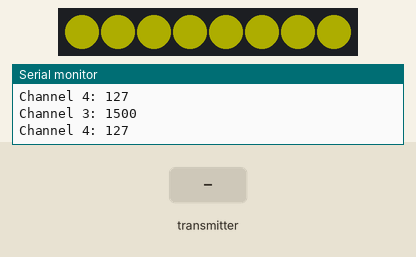
This sketch was run on a simulated Arduino Zero (SAMD21). On the bench: 8 RGB LEDs in strip order, left to right, the last lines printed to the serial monitor. Inputs (shaded band) come from the test bench. Dim RGB values are drawn brighter than linear.

Above: at 1.2 s.
1.3 s: the transmitter starts sending readChannel.2 = 1000
At 1.7 s:
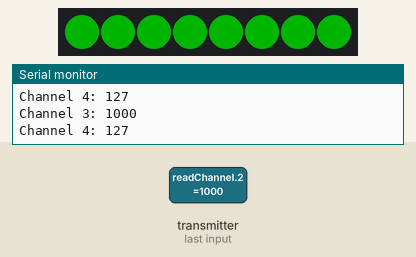
2.8 s: the transmitter starts sending readChannel.3 = 1000
At 4.0 s:
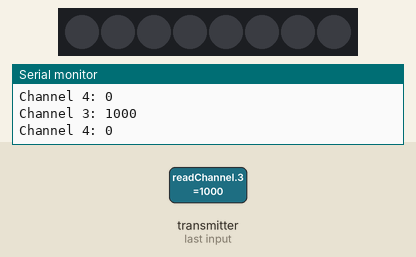
4.3 s: the transmitter starts sending readChannel.3 = 1250
At 5.0 s:
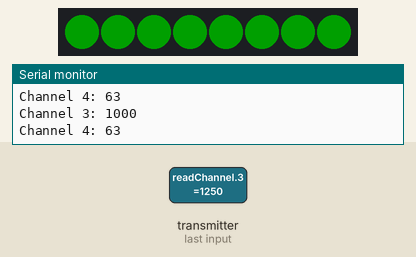
5.8 s: the transmitter starts sending readChannel.2 = 2000
At 6.3 s:
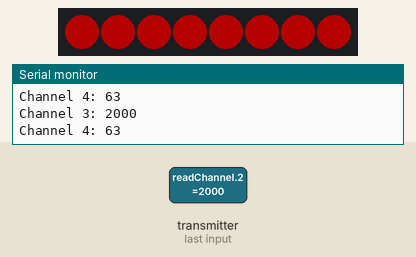
7.3 s: the transmitter starts sending readChannel.2 = 1250
At 7.6 s:
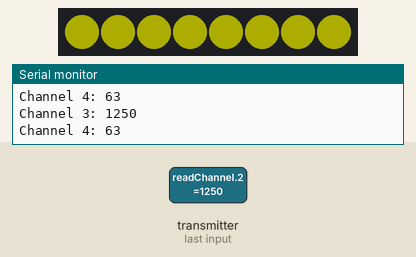
Timing chart, 0 to 9.8 s (numbered marks = the images above; inputs shaded):
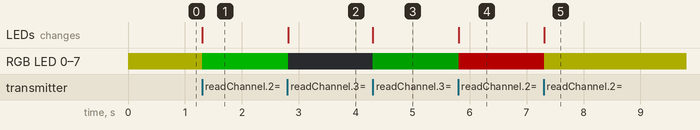

The sketch:

UNO_IBus_Test.ino
```cpp
// Uses code examples from https://gist.github.com/hsiboy/11545fd0241ab60b567d for FastLED
// Uses code examples from https://medium.com/@werneckpaiva/how-to-read-rc-signal-with-arduino-using-flysky-ibus-73448bc924eb for IBus

#include <IBusBM.h>
#include "FastLED.h" // FastLED library for WS2812 RGB Stick http://fastled.io/

//LED Vars
#define LED_PIN 3              // Arduino pin number LED strip is connected to
#define NUM_LEDS 8             // Number of LEDs in strip
#define COLOR_ORDER GRB         // LED Color order
#define LED_TYPE WS2812B        // LED Strip Type
#define MAX_BRIGHTNESS 255      // Thats full on, watch the power!
#define MIN_BRIGHTNESS 32       // Set to a minimum of 25%

CRGB leds[NUM_LEDS]; // FastLED Library Init

IBusBM ibusRc;

HardwareSerial& ibusRcSerial = Serial1;
Serial_ & debugSerial = SerialUSB;

void setup() {
  ibusRc.begin(ibusRcSerial, IBUSBM_NOTIMER);   // Initialize the IBus connection to the receiver
  debugSerial.begin(74880);

  FastLED.addLeds<LED_TYPE, LED_PIN, COLOR_ORDER>(leds, NUM_LEDS).setCorrection(TypicalLEDStrip);
  //FastLED.setBrightness(MAX_BRIGHTNESS);

  FastLED.clear(); // Clear the RGB Stick LEDs
  FastLED.setBrightness(50);
  FastLED.show();

  pinMode(LED_PIN, OUTPUT); // Set RGB Stick UNO pin to an OUTPUT
}

// Read the number of a given channel and convert to the range provided.
// If the channel is off, return the default value
int readChannel(byte channelInput, int minLimit, int maxLimit, int defaultValue){
  uint16_t ch = ibusRc.readChannel(channelInput);
  if (ch < 100) return defaultValue;
  return map(ch, 1000, 2000, minLimit, maxLimit);
}

// Red the channel and return a boolean value
bool redSwitch(byte channelInput, bool defaultValue){
  int intDefaultValue = (defaultValue)? 100: 0;
  int ch = readChannel(channelInput, 0, 100, intDefaultValue);
  return (ch > 50);

  delay(3000); // in case we do something stupid. We dont want to get locked out.


//  // Light up starting LED's
//  for(int x = 0; x != NUM_LEDS; x++) {
//    leds[x] = CRGB::Red;
//  }

}

void loop() {
  //int mappedValue = map(analogRead(brightnessInPin), 0, 1023, 0, 255);    //Map values - map(value, fromLow, fromHigh, toLow, toHigh)
  //FastLED.setBrightness(constrain(mappedValue, MIN_BRIGHTNESS, MAX_BRIGHTNESS));

 // for (byte i = 0; i<5; i++){
//   int value = readChannel(3, -100, 100, 0);

  int valColor;
  int valBright;
  ibusRc.loop(); // call internal loop function to update the communication to the receiver
  valColor = ibusRc.readChannel(2);     // Channel 3 Switch
  valBright = map(ibusRc.readChannel(3),1000,2000,0,255);    // Channel 4 Pot

  debugSerial.print("Channel 3: ");
  debugSerial.print(valColor);
  debugSerial.println();
  debugSerial.print("Channel 4: ");
  debugSerial.print(valBright);
  debugSerial.println();

//if ( valColor = 0)    // No value detected
//{
// for(int x = 0; x != NUM_LEDS; x++)
//  {
//  leds[x] = CRGB::Yellow;
//  FastLED.setBrightness(50);
//  FastLED.show();
//  }
//}

//else if (valColor = 1000)    // Switch high
//  {
//  for(int x = 0; x != NUM_LEDS; x++)
//    {
//    leds[x] = CRGB::Green;
//    FastLED.setBrightness(valBright);
//    FastLED.show();
//    }
//  }

//else if (valColor = 2000)    // Switch low
//  {
//  for(int x = 0; x != NUM_LEDS; x++)
//    {
//    leds[x] = CRGB::Red;
//    FastLED.setBrightness(valBright);
//    FastLED.show();
//    }
//  }
switch (valColor) {
  case 1000:
    for(int x = 0; x != NUM_LEDS; x++)
      {
      leds[x] = CRGB::Green;
      FastLED.setBrightness(valBright);
//      FastLED.show();
      }
    break;
  case 2000:
    for(int x = 0; x != NUM_LEDS; x++)
      {
      leds[x] = CRGB::Red;
      FastLED.setBrightness(valBright);
//      FastLED.show();
      }
    break;
  default:
   for(int x = 0; x != NUM_LEDS; x++)
    {
    leds[x] = CRGB::Yellow;
    FastLED.setBrightness(50);
//    FastLED.show();
    }
    break;
}
      FastLED.show();
  delay(10);
}
```

Measured:
- after the input at 1.3 s, RGB LED 0–7: RGB(50, 50, 0) → RGB(0, 64, 0) at once; the LEDs: change at once (image 1)
- after the input at 2.8 s, RGB LED 0–7: RGB(0, 64, 0) → off at once; the LEDs: change at once (image 2)
- after the input at 4.3 s, RGB LED 0–7: off → RGB(0, 32, 0) at once; the LEDs: change at once (image 3)
- after the input at 5.8 s, RGB LED 0–7: RGB(0, 32, 0) → RGB(63, 0, 0) at once; the LEDs: change at once (image 4)
- after the input at 7.3 s, RGB LED 0–7: RGB(63, 0, 0) → RGB(50, 50, 0) at once; the LEDs: change at once (image 5)
